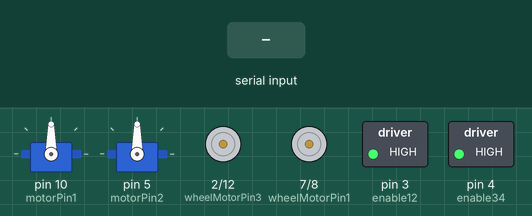
Simulated run of this sketch. Board: Arduino Uno, built with avr-gcc and run on an emulated ATmega328P. Shown: 2 × servo, motor-driver pin pairs drawn as motors (green arrow = first pin HIGH = forward, orange = second pin HIGH = backward, longer = more drive), switched loads named in the sketch (green lamp = pin HIGH). The inputs (shaded band) are chosen by the test bench.

Above: at 1.2 s.
1.3 s: "f" received over Serial
At 2.45 s:
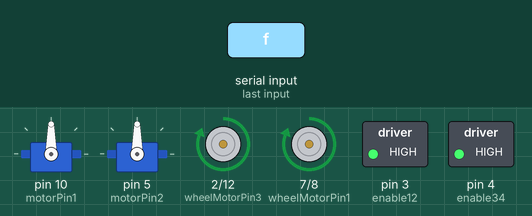
4.1 s: "b" received over Serial
At 5.25 s:
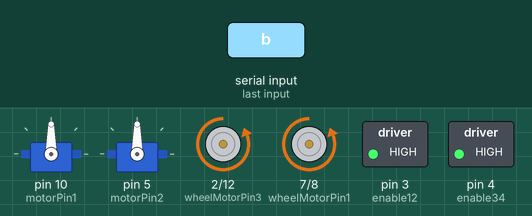
Timing chart, 0 to 7.1 s (numbered marks = the images above; inputs shaded):
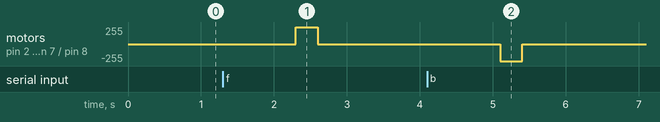

The sketch:

ServosController.ino
```cpp
#include <Servo.h>
#include <RBD_Timer.h>

const int motorPin1 = 10;
const int motorPin2 = 5;

const int wheelMotorPin1 = 7;
const int wheelMotorPin2 = 8;
const int wheelMotorPin3 = 2;
const int wheelMotorPin4 = 12;
const int enable12 = 3;
const int enable34 = 4;
const long interval = 300;
RBD::Timer timer;

Servo motor1;
Servo motor2;

String motorInstructions;
int motor1Angle;
int motor2Angle;
int commaLocation;

void setup()
{
  pinMode(motorPin1, OUTPUT);
  pinMode(motorPin2, OUTPUT);
  motor1.attach(motorPin1);
  motor2.attach(motorPin2);

  motor1Angle = 90;
  motor2Angle = 90;

  motor1.write(motor1Angle);
  motor2.write(motor2Angle);

  pinMode(wheelMotorPin1, OUTPUT);
  pinMode(wheelMotorPin2, OUTPUT);
  pinMode(wheelMotorPin3, OUTPUT);
  pinMode(wheelMotorPin4, OUTPUT);
  pinMode(enable12, OUTPUT);
  pinMode(enable34, OUTPUT);
  digitalWrite(enable12, HIGH);
  digitalWrite(enable34, HIGH);

  digitalWrite(wheelMotorPin1, LOW);
  digitalWrite(wheelMotorPin2, LOW);
  digitalWrite(wheelMotorPin3, LOW);
  digitalWrite(wheelMotorPin4, LOW);

  Serial.begin(9600);
}

void loop()
{
  if (timer.onRestart())
  {
    digitalWrite(wheelMotorPin1, LOW);
    digitalWrite(wheelMotorPin2, LOW);
    digitalWrite(wheelMotorPin3, LOW);
    digitalWrite(wheelMotorPin4, LOW);
  }
  if (Serial.available())
  {
    motorInstructions = Serial.readString();
    for (int i = 0; i < motorInstructions.length(); i++)
    {
      char currChar = motorInstructions.charAt(i);
      if (currChar == 'r')
      {
        motor1Angle++;
        motor1.write(motor1Angle);
        delay(50);
      }
      if (currChar == 'l')
      {
        motor1Angle--;
        motor1.write(motor1Angle);
        delay(50);
      }
      if (currChar == 'u')
      {
        motor2Angle++;
        motor2.write(motor2Angle);
        delay(50);
      }
      if (currChar == 'd')
      {
        motor2Angle--;
        motor2.write(motor2Angle);
        delay(50);
      }
      if (currChar == 'f')
      {
        digitalWrite(wheelMotorPin1, HIGH);
        digitalWrite(wheelMotorPin2, LOW);
        digitalWrite(wheelMotorPin3, HIGH);
        digitalWrite(wheelMotorPin4, LOW);
        timer.setTimeout(interval);
        timer.restart();

      }
      if (currChar == 'b')
      {
        digitalWrite(wheelMotorPin1, LOW);
        digitalWrite(wheelMotorPin2, HIGH);
        digitalWrite(wheelMotorPin3, LOW);
        digitalWrite(wheelMotorPin4, HIGH);
        timer.setTimeout(interval);
        timer.restart();
      }
      if (currChar == 'z')
      {
        if (motor1Angle < 90)
        {
          while (motor1Angle < 90)
          {
            motor1Angle++;
            motor1.write(motor1Angle);
            delay(50);
          }
        }
        else if (motor1Angle > 90)
        {
          while (motor1Angle > 90)
          {
            motor1Angle--;
            motor1.write(motor1Angle);
            delay(50);
          }
        }
        if (motor2Angle < 90)
        {
          while (motor2Angle < 90)
          {
            motor2Angle++;
            motor2.write(motor2Angle);
            delay(50);
          }
        }
        else if (motor2Angle > 90)
        {
          while (motor2Angle > 90)
          {
            motor2Angle--;
            motor2.write(motor2Angle);
            delay(50);
          }
        }
      }
      if (currChar == 's')
      {
        digitalWrite(wheelMotorPin1, LOW);
        digitalWrite(wheelMotorPin2, LOW);
        digitalWrite(wheelMotorPin3, LOW);
        digitalWrite(wheelMotorPin4, LOW);
      }
    }
  }
}
```

Measured:
- after the input at 1.3 s, motor on pin 2 (wheelMotorPin3) / pin 12 (wheelMotorPin4), motor on pin 7 (wheelMotorPin1) / pin 8 (wheelMotorPin2): stopped → forward 255/255 after 1.0 s, → stopped 0.30 s later
- after the input at 4.1 s, motor on pin 2 (wheelMotorPin3) / pin 12 (wheelMotorPin4), motor on pin 7 (wheelMotorPin1) / pin 8 (wheelMotorPin2): stopped → backward 255/255 after 1.0 s, → stopped 0.30 s later
